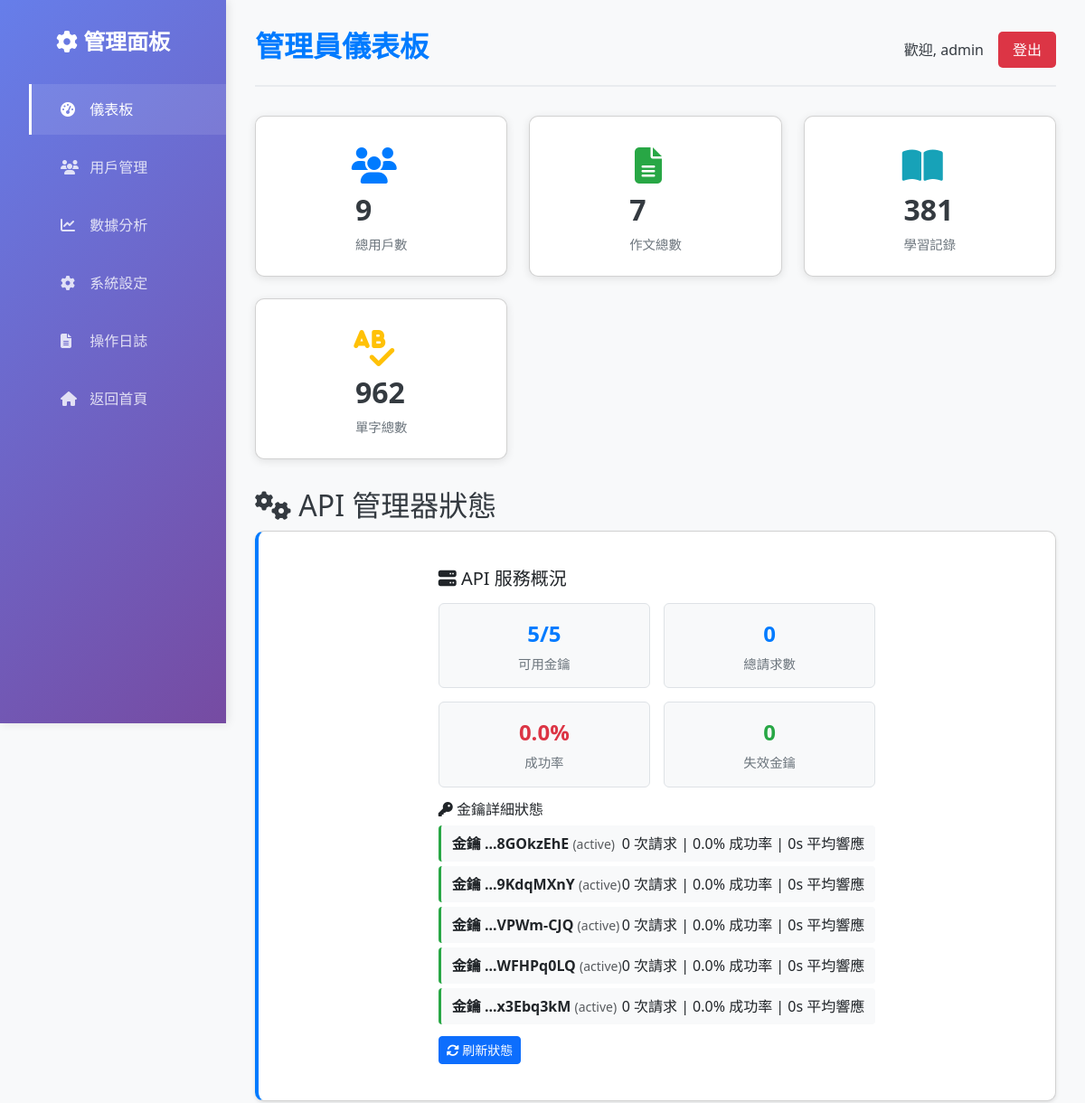
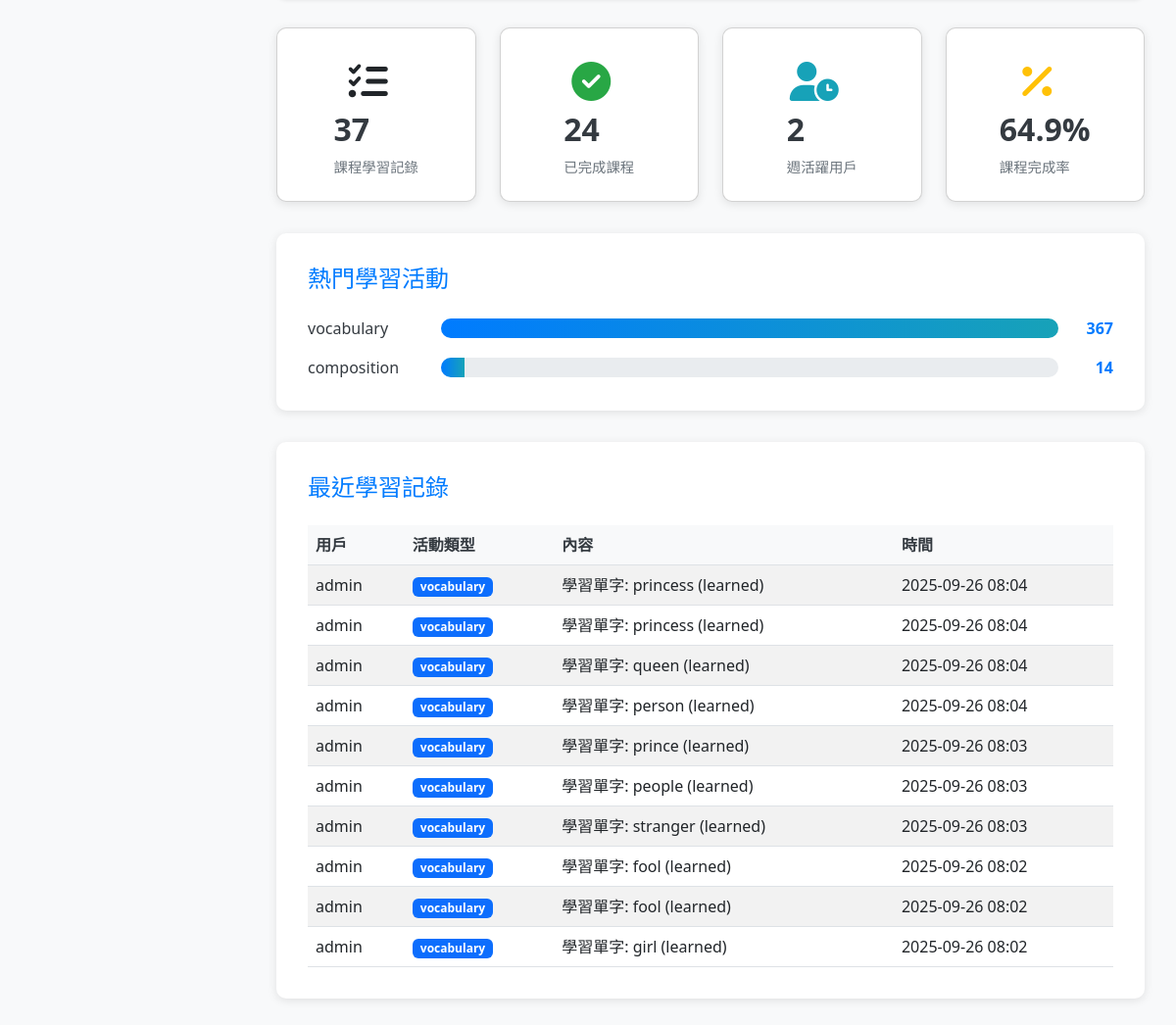
The page /admin/dashboard (signed in) on the database its author committed (2 pictures, top to bottom).
### models.py (models this page shows, shortened)
class User(db.Model, UserMixin):
    __tablename__ = 'users'
    id = db.Column(db.Integer, primary_key=True)
    username = db.Column(db.String(80), unique=True, nullable=False)
    email = db.Column(db.String(120), unique=True, nullable=False)
    password_hash = db.Column(db.String(256), nullable=False)
    role = db.Column(db.String(20), nullable=False, default='user') # 'user' or 'admin'
    preferred_accent = db.Column(db.String(10), nullable=False, default='us') # 'us' or 'co.uk'
    created_at = db.Column(db.DateTime, default=datetime.utcnow)

class LearningRecord(db.Model):
    __tablename__ = 'learning_records'
    id = db.Column(db.Integer, primary_key=True)
    user_id = db.Column(db.Integer, db.ForeignKey('users.id'), nullable=False)
    activity_type = db.Column(db.String(50), nullable=False) # e.g., 'translation', 'composition', 'vocabulary'
    content = db.Column(db.Text, nullable=False)
    timestamp = db.Column(db.DateTime, default=datetime.utcnow)
    user = db.relationship('User', backref=db.backref('learning_records', lazy=True))

### admin.py (the view)
@admin_bp.route('/dashboard')
@admin_required
def dashboard():
    total_users = User.query.count()
    total_compositions = Composition.query.count()
    total_learning_records = LearningRecord.query.count()
    total_vocabulary = Vocabulary.query.count()
    total_lesson_progress = LessonProgress.query.count()
    completed_lessons = LessonProgress.query.filter_by(is_completed=True).count()
    week_ago = datetime.utcnow() - timedelta(days=7)
    active_users_week = User.query.join(LearningRecord).filter(
        LearningRecord.timestamp >= week_ago
    ).distinct().count()
    popular_activities = db.session.query(
        LearningRecord.activity_type,
        func.count(LearningRecord.id).label('count')
    ).group_by(LearningRecord.activity_type).order_by(
        func.count(LearningRecord.id).desc()
    ).limit(5).all()
    recent_records = LearningRecord.query.order_by(
        LearningRecord.timestamp.desc()
    ).limit(10).all()
    stats = {
        'total_users': total_users,
        'total_compositions': total_compositions,
        'total_learning_records': total_learning_records,
        'total_vocabulary': total_vocabulary,
        'total_lesson_progress': total_lesson_progress,
        'completed_lessons': completed_lessons,
        'active_users_week': active_users_week,
        'popular_activities': popular_activities,
        'recent_records': recent_records
    }
    log_admin_action("Viewed admin dashboard")
    return render_template('admin_dashboard.html', stats=stats)

### admin.py (called while the page is built)
def admin_required(f):
    @wraps(f)
    @login_required
    def decorated_function(*args, **kwargs):
        if current_user.role != 'admin':
            abort(403)
        return f(*args, **kwargs)
    return decorated_function

def log_admin_action(action):
    admin_log = AdminLog(
        admin_id=current_user.id,
        action=action,
        timestamp=datetime.utcnow()
    )
    db.session.add(admin_log)
    db.session.commit()

### app.py (called while the page is built)
@login_manager.user_loader
def load_user(user_id):
    return db.session.get(User, int(user_id))

### templates/admin_dashboard.html (shortened to what this page needs)
<!DOCTYPE html>
<html lang="zh-Hant">
<head>
    <link rel="stylesheet" href="https://cdnjs.cloudflare.com/ajax/libs/font-awesome/6.4.2/css/all.min.css">
    <link rel="stylesheet" href="https://cdnjs.cloudflare.com/ajax/libs/bootstrap/5.3.0/css/bootstrap.min.css">
    <link rel="stylesheet" href="{{ url_for('static', filename='css/admin.css') }}">
</head>
<body>
    <div class="admin-container">
        <aside class="sidebar">
            <h2><i class="fas fa-cog"></i> 管理面板</h2>
            <ul>
                <li><a href="{{ url_for('admin.dashboard') }}" class="active"><i class="fas fa-tachometer-alt"></i> 儀表板</a></li>
                <li><a href="{{ url_for('admin.users') }}"><i class="fas fa-users"></i> 用戶管理</a></li>
                <li><a href="{{ url_for('admin.analytics') }}"><i class="fas fa-chart-line"></i> 數據分析</a></li>
                <li><a href="{{ url_for('admin.settings') }}"><i class="fas fa-cog"></i> 系統設定</a></li>
                <li><a href="{{ url_for('admin.logs') }}"><i class="fas fa-file-alt"></i> 操作日誌</a></li>
                <li><a href="{{ url_for('index') }}"><i class="fas fa-home"></i> 返回首頁</a></li>
            </ul>
        </aside>
        <main class="main-content">
            <header class="header">
                <h1>管理員儀表板</h1>
                <div>
                    <span>歡迎, {{ current_user.username }}</span>
                    <a href="{{ url_for('auth.logout') }}" class="logout-btn">登出</a>
                </div>
            </header>
            <section class="stats-cards">
                <div class="card users">
                    <div class="card-icon">
                        <i class="fas fa-users"></i>
                    </div>
                    <div class="card-info">
                        <h3>{{ stats.total_users }}</h3>
                        <p>總用戶數</p>
                    </div>
                </div>
                <div class="card compositions">
                    <div class="card-icon">
                        <i class="fas fa-file-alt"></i>
                    </div>
                    <div class="card-info">
                        <h3>{{ stats.total_compositions }}</h3>
                        <p>作文總數</p>
                    </div>
                </div>
                <div class="card records">
                    <div class="card-icon">
                        <i class="fas fa-book-open"></i>
                    </div>
                    <div class="card-info">
                        <h3>{{ stats.total_learning_records }}</h3>
                        <p>學習記錄</p>
                    </div>
                </div>
                <div class="card words">
                    <div class="card-icon">
                        <i class="fas fa-spell-check"></i>
                    </div>
                    <div class="card-info">
                        <h3>{{ stats.total_vocabulary }}</h3>
                        <p>單字總數</p>
                    </div>
                </div>
            </section>
            <section class="api-manager-status">
                <h2><i class="fas fa-cogs"></i> API 管理器狀態</h2>
                <div class="row">
                    <div class="col-md-12">
                        <div class="card api-status-card">
                            <div class="card-body">
                                <div id="api-status-content">
                                </div>
                                <button class="btn btn-primary btn-sm mt-2" onclick="refreshApiStatus()">
                                    <i class="fas fa-sync-alt"></i> 刷新狀態
                                </button>
                            </div>
                        </div>
                    </div>
                </div>
            </section>
            <section class="progress-stats">
                <div class="row">
                    <div class="col-md-3">
                        <div class="card progress-card">
                            <div class="card-icon">
                                <i class="fas fa-tasks"></i>
                            </div>
                            <div class="card-info">
                                <h3>{{ stats.total_lesson_progress }}</h3>
                                <p>課程學習記錄</p>
                            </div>
                        </div>
                    </div>
                    <div class="col-md-3">
                        <div class="card progress-card completed">
                            <div class="card-icon">
                                <i class="fas fa-check-circle"></i>
                            </div>
                            <div class="card-info">
                                <h3>{{ stats.completed_lessons }}</h3>
                                <p>已完成課程</p>
                            </div>
                        </div>
                    </div>
                    <div class="col-md-3">
                        <div class="card progress-card active">
                            <div class="card-icon">
                                <i class="fas fa-user-clock"></i>
                            </div>
                            <div class="card-info">
                                <h3>{{ stats.active_users_week }}</h3>
                                <p>週活躍用戶</p>
                            </div>
                        </div>
                    </div>
                    <div class="col-md-3">
                        <div class="card progress-card completion-rate">
                            <div class="card-icon">
                                <i class="fas fa-percentage"></i>
                            </div>
                            <div class="card-info">
                                <h3>{{ "%.1f"|format((stats.completed_lessons / stats.total_lesson_progress * 100) if stats.total_lesson_progress > 0 else 0) }}%</h3>
                                <p>課程完成率</p>
                            </div>
                        </div>
                    </div>
                </div>
            </section>
            <section class="popular-activities">
                <h2>熱門學習活動</h2>
                <div class="activity-chart">
                    {% for activity in stats.popular_activities %}
                    <div class="activity-item">
                        <span class="activity-name">{{ activity[0] }}</span>
                        <div class="activity-bar">
                            <div class="activity-fill" style="width: {{ (activity[1] / stats.popular_activities[0][1] * 100) if stats.popular_activities else 0 }}%"></div>
                        </div>
                        <span class="activity-count">{{ activity[1] }}</span>
                    </div>
                    {% endfor %}
                </div>
            </section>
            <section class="recent-records">
                <h2>最近學習記錄</h2>
                <div class="table-responsive">
                    <table class="table table-striped">
                        <thead>
                            <tr>
                                <th>用戶</th>
                                <th>活動類型</th>
                                <th>內容</th>
                                <th>時間</th>
                            </tr>
                        </thead>
                        <tbody>
                            {% for record in stats.recent_records %}
                            <tr>
                                <td>{{ record.user.username }}</td>
                                <td>
                                    <span class="badge bg-primary">{{ record.activity_type }}</span>
                                </td>
                                <td>{{ record.content[:50] }}{% if record.content|length > 50 %}...{% endif %}</td>
                                <td>{{ record.timestamp.strftime('%Y-%m-%d %H:%M') }}</td>
                            </tr>
                            {% endfor %}
                        </tbody>
                    </table>
                </div>
            </section>
        </main>
    </div>
</body>
</html>

### static/css/admin.css (style rules this page uses)
:root { --primary-color: #007bff; --secondary-color: #6c757d; --success-color: #28a745; --danger-color: #dc3545; --warning-color: #ffc107; --info-color: #17a2b8; --dark-color: #343a40; --light-color: #f8f9fa; --sidebar-width: 250px; }
* { margin: 0; padding: 0; box-sizing: border-box; }
body { font-family: 'Segoe UI', Tahoma, Geneva, Verdana, sans-serif; background-color: var(--light-color); color: var(--dark-color); }
.admin-container { display: flex; min-height: 100vh; }
.sidebar { width: var(--sidebar-width); background: linear-gradient(135deg, #667eea 0%, #764ba2 100%); color: white; padding: 2rem 0; position: fixed; height: 100vh; overflow-y: auto; box-shadow: 2px 0 10px rgba(0, 0, 0, 0.1); }
.sidebar h2 { text-align: center; margin-bottom: 2rem; font-size: 1.5rem; font-weight: 600; }
.sidebar ul { list-style: none; }
.sidebar ul li { margin: 0.5rem 0; }
.sidebar ul li a { display: block; padding: 1rem 2rem; color: rgba(255, 255, 255, 0.8); text-decoration: none; transition: all 0.3s ease; border-left: 3px solid transparent; }
.sidebar ul li a:hover, .sidebar ul li a.active { background-color: rgba(255, 255, 255, 0.1); color: white; border-left-color: white; }
.sidebar ul li a i { margin-right: 0.5rem; width: 20px; }
.main-content { margin-left: var(--sidebar-width); flex: 1; padding: 2rem; background-color: var(--light-color); }
.header { display: flex; justify-content: space-between; align-items: center; margin-bottom: 2rem; padding-bottom: 1rem; border-bottom: 2px solid #e9ecef; }
.header h1 { color: var(--primary-color); font-size: 2rem; font-weight: 600; }
.header div { display: flex; align-items: center; gap: 1rem; }
.logout-btn { background: var(--danger-color); color: white; padding: 0.5rem 1rem; text-decoration: none; border-radius: 5px; transition: background-color 0.3s ease; }
.stats-cards { display: grid; grid-template-columns: repeat(auto-fit, minmax(250px, 1fr)); gap: 1.5rem; margin-bottom: 2rem; }
.card { background: white; padding: 1.5rem; border-radius: 10px; box-shadow: 0 2px 10px rgba(0, 0, 0, 0.1); display: flex; align-items: center; transition: transform 0.3s ease, box-shadow 0.3s ease; }
.card-icon { font-size: 2.5rem; margin-right: 1rem; width: 60px; text-align: center; }
.card.users .card-icon { color: var(--primary-color); }
.card.compositions .card-icon { color: var(--success-color); }
.card.records .card-icon { color: var(--info-color); }
.card.words .card-icon { color: var(--warning-color); }
.card-info h3 { font-size: 2rem; font-weight: 700; margin-bottom: 0.5rem; color: var(--dark-color); }
.card-info p { color: var(--secondary-color); margin: 0; font-size: 0.9rem; }
.progress-stats { margin-bottom: 2rem; }
.progress-card { background: white; padding: 1.5rem; border-radius: 10px; box-shadow: 0 2px 10px rgba(0, 0, 0, 0.1); display: flex; align-items: center; transition: transform 0.3s ease; height: 100%; }
.progress-card.completed .card-icon { color: var(--success-color); }
.progress-card.active .card-icon { color: var(--info-color); }
.progress-card.completion-rate .card-icon { color: var(--warning-color); }
.popular-activities { background: white; padding: 2rem; border-radius: 10px; box-shadow: 0 2px 10px rgba(0, 0, 0, 0.1); margin-bottom: 2rem; }
.popular-activities h2 { color: var(--primary-color); margin-bottom: 1.5rem; font-size: 1.5rem; }
.activity-chart { display: flex; flex-direction: column; gap: 1rem; }
.activity-item { display: flex; align-items: center; gap: 1rem; }
.activity-name { min-width: 120px; font-weight: 500; }
.activity-bar { flex: 1; height: 20px; background: #e9ecef; border-radius: 10px; overflow: hidden; }
.activity-fill { height: 100%; background: linear-gradient(90deg, var(--primary-color), var(--info-color)); transition: width 0.3s ease; }
.activity-count { min-width: 40px; text-align: right; font-weight: 600; color: var(--primary-color); }
.recent-records { background: white; padding: 2rem; border-radius: 10px; box-shadow: 0 2px 10px rgba(0, 0, 0, 0.1); }
.recent-records h2 { color: var(--primary-color); margin-bottom: 1.5rem; font-size: 1.5rem; }
.table { margin: 0; }
.table th { background-color: var(--light-color); color: var(--dark-color); font-weight: 600; border-top: none; }
.table td { vertical-align: middle; }
.badge { font-size: 0.75rem; padding: 0.25rem 0.5rem; }

### templates/admin_dashboard.html (style rules this page uses)
.api-manager-status { margin: 30px 0; }
.api-status-card { border-left: 4px solid #007bff; box-shadow: 0 2px 4px rgba(0,0,0,0.1); }

### rows shown on the page
User: username "admin"
LearningRecord: user.username "admin", activity_type "vocabulary", content "學習單字: princess (learned)", timestamp "2025-09-26 08:04"
LearningRecord: user.username "admin", activity_type "vocabulary", content "學習單字: princess (learned)", timestamp "2025-09-26 08:04"
LearningRecord: user.username "admin", activity_type "vocabulary", content "學習單字: queen (learned)", timestamp "2025-09-26 08:04"
LearningRecord: user.username "admin", activity_type "vocabulary", content "學習單字: person (learned)", timestamp "2025-09-26 08:04"
LearningRecord: user.username "admin", activity_type "vocabulary", content "學習單字: prince (learned)", timestamp "2025-09-26 08:03"
LearningRecord: user.username "admin", activity_type "vocabulary", content "學習單字: people (learned)", timestamp "2025-09-26 08:03"
LearningRecord: user.username "admin", activity_type "vocabulary", content "學習單字: stranger (learned)", timestamp "2025-09-26 08:03"
LearningRecord: user.username "admin", activity_type "vocabulary", content "學習單字: fool (learned)", timestamp "2025-09-26 08:02"
LearningRecord: user.username "admin", activity_type "vocabulary", content "學習單字: fool (learned)", timestamp "2025-09-26 08:02"
LearningRecord: user.username "admin", activity_type "vocabulary", content "學習單字: girl (learned)", timestamp "2025-09-26 08:02"

### other values the page prints
{{ stats.total_users }} "9"
{{ stats.total_compositions }} "7"
{{ stats.total_learning_records }} "381"
{{ stats.total_vocabulary }} "962"
{{ stats.total_lesson_progress }} "37"
{{ stats.completed_lessons }} "24"
{{ stats.active_users_week }} "2"
{{ activity[0] }} "vocabulary" "composition"
{{ activity[1] }} "367" "14"
